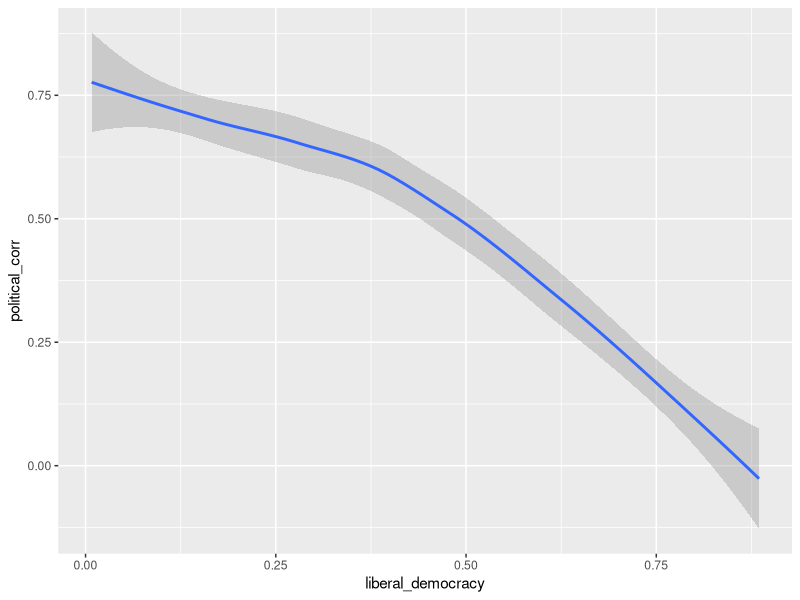
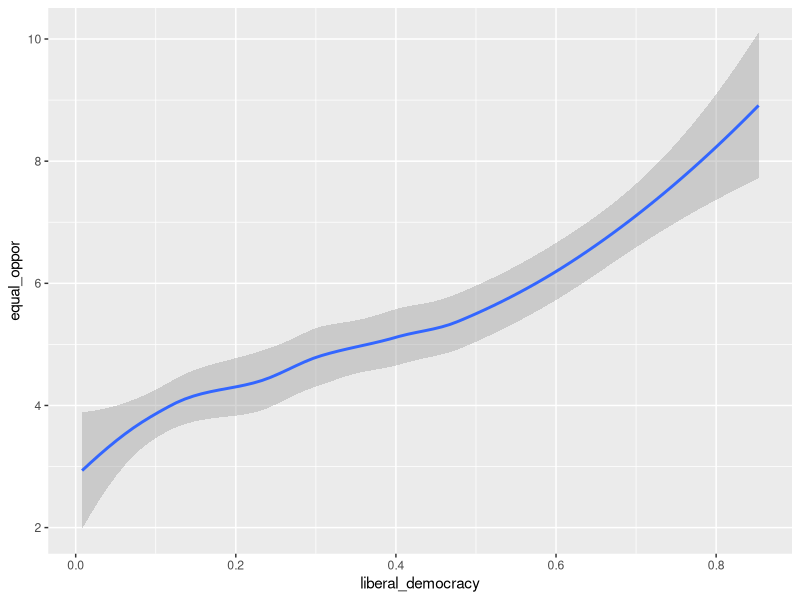
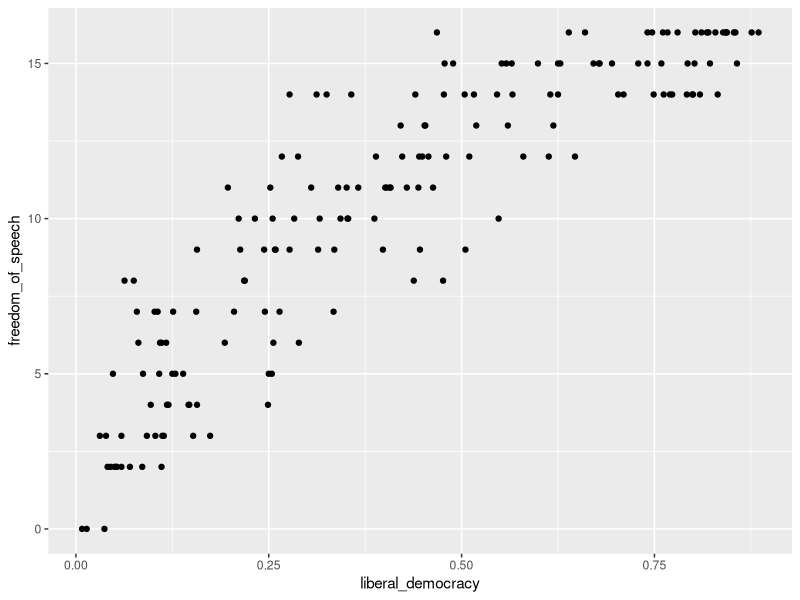
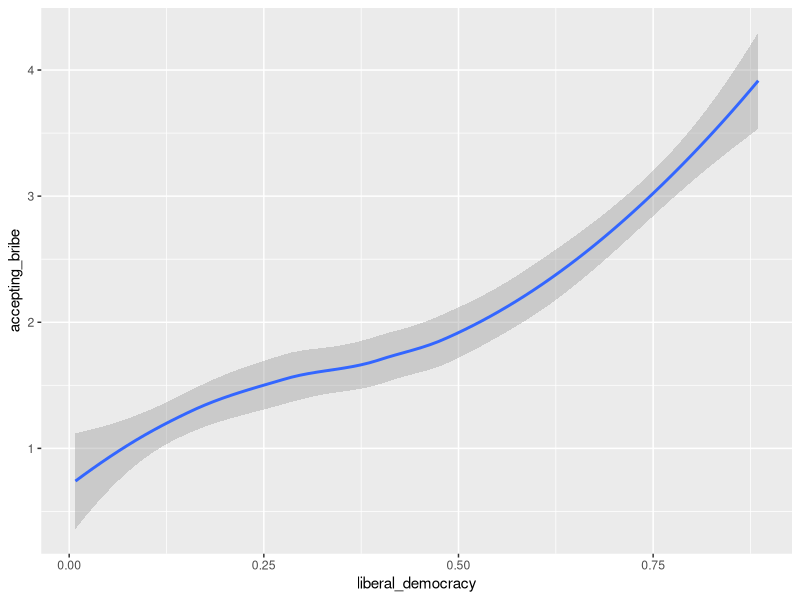

R code for these plots, in order:
## ---- chunk 1
knitr::opts_chunk$set(echo = TRUE)
## ---- chunk 2
  library(tidyverse)
## ---- chunk 3
  qog_std <- read.csv("dataset/qog_std_cs_jan22.csv")



qog_std

## ---- chunk 4
 qog_std$oecd_c
## ---- chunk 5
covid_effect <- qog_std %>%
  select(
    jht_ccc,
    jht_ccd,
    who_alcohol10,
    who_suit,
    eu_empy1564t,
    who_let,
    egov_hci,
    vdem_libdem,
    eu_isiuhlt,
    vdem_corr,
    bti_eo,
    wdi_firfown,
    gfs_educ,
    oecd_evogdp_t1,
    fh_feb,
    wvs_satlif,
    vdem_exbribe,
    fh_pr
  )%>%
  rename(
    covid_deaths = jht_ccc,
    covid_cases = jht_ccd,
    alcohol_consumption = who_alcohol10,
    suicide_rate = who_suit,
    employment_rate = eu_empy1564t,
    life_expectancy = who_let,
    basic_human_needs = egov_hci,
    liberal_democracy = vdem_libdem,
    political_rights = fh_pr,
    seeking_health_info = eu_isiuhlt,
    political_corr = vdem_corr,
    equal_oppor = bti_eo,
    firm_With_women_ownership = wdi_firfown,
    exp_on_edu = gfs_educ,
    gdp_growth =oecd_evogdp_t1,
    freedom_of_speech = fh_feb,
    satisfiction_of_life = wvs_satlif,
    accepting_bribe = vdem_exbribe
  )

covid_effect
## ---- chunk 6
  ggplot(data = covid_effect) +
  geom_smooth(mapping = aes(x = liberal_democracy, y = political_corr))
## ---- chunk 7
  ggplot(data = covid_effect) +
  geom_smooth(mapping = aes(x = liberal_democracy, y = equal_oppor))

## ---- chunk 8
  ggplot(data = covid_effect) +
  geom_point(mapping = aes(x = liberal_democracy, y = freedom_of_speech))


## ---- chunk 9
  ggplot(data = covid_effect) +
  geom_smooth(mapping = aes(x = liberal_democracy, y = accepting_bribe))
